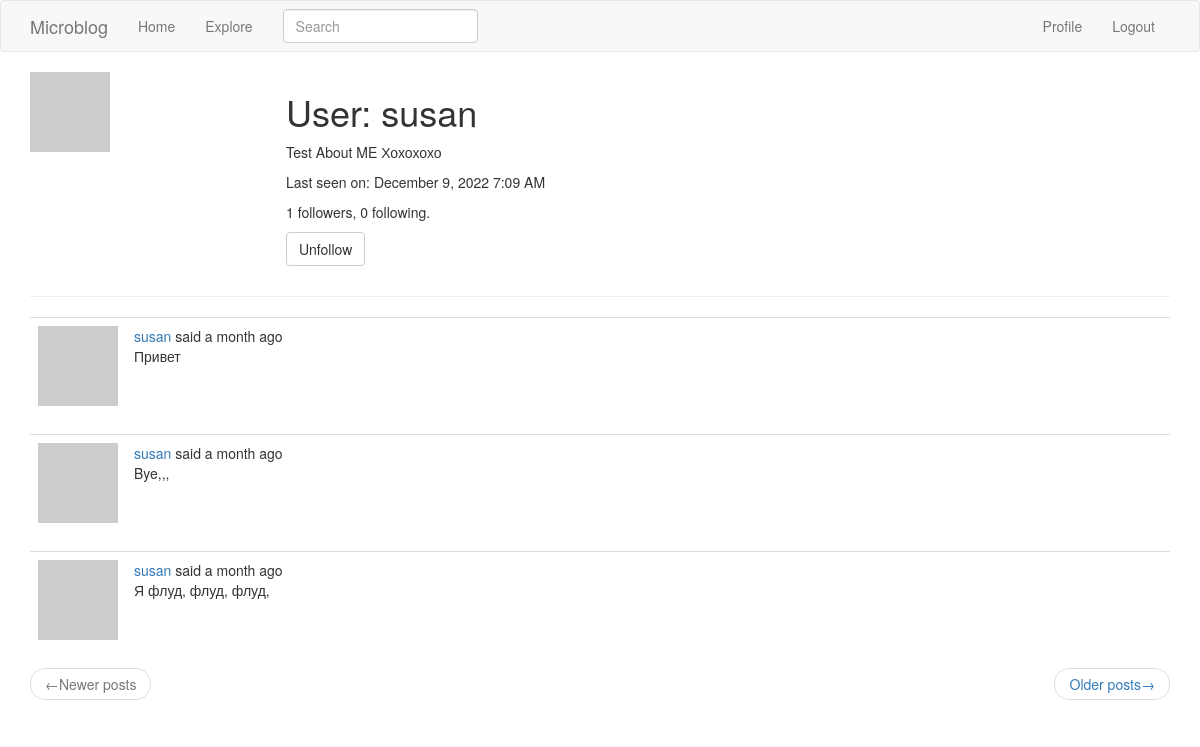
The page /user/susan (signed in) on the database as committed earlier.
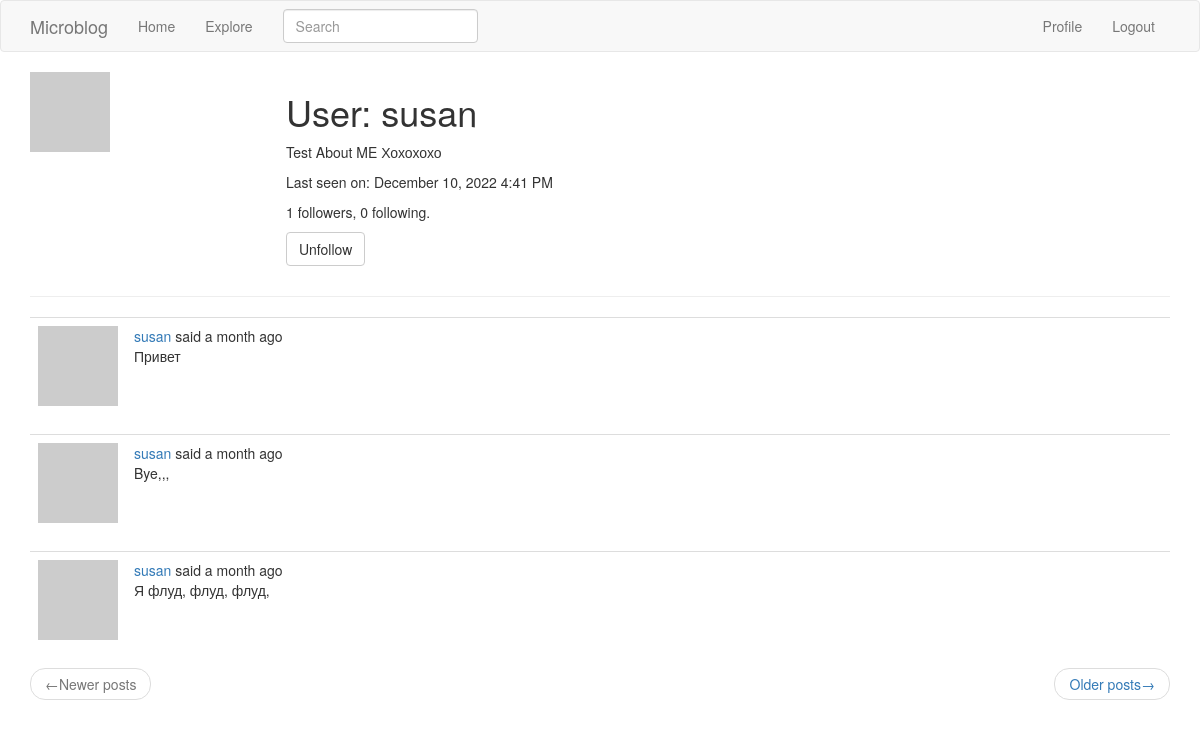
The same page on the database as committed later.
### app/models.py (models this page shows, shortened)
class User(UserMixin, db.Model):
    id = db.Column(
        db.Integer,
        primary_key=True,
    )
    username = db.Column(
        db.String(64),
        index=True,
        unique=True,
    )
    email = db.Column(
        db.String(120),
        index=True,
        unique=True,
    )
    password_hash = db.Column(
        db.String(128),
    )
    about_me = db.Column(
        db.String(140)
    )
    last_seen = db.Column(
        db.DateTime, default=datetime.utcnow
    )
    posts = db.relationship(
        'Post',
        backref='author',
        lazy='dynamic',
    )
    followed = db.relationship(
        'User',
        secondary=followers,
        primaryjoin=(followers.c.follower_id == id),
        secondaryjoin=(followers.c.followed_id == id),
        backref=db.backref('followers', lazy='dynamic'),
        lazy='dynamic',
    )
    def avatar(self, size):
        digest = md5(self.email.lower().encode('utf-8')).hexdigest()
        return f'https://www.gravatar.com/avatar/{digest}?d=identicon&s={size}'
    def is_following(self, user):
        return self.followed.filter(
            followers.c.followed_id == user.id).count() > 0

### app/main/routes.py (the view)
@bp.route('/user/<username>')
@login_required
def user(username):
    user = User.query.filter_by(username=username).first_or_404()
    page = request.args.get('page', 1, type=int)
    posts = user.posts.order_by(Post.timestamp.desc()).paginate(
        page=page,
        per_page=current_app.config['POSTS_PER_PAGE'],
        error_out=False
    )
    next_url = url_for('main.user', username=user.username,
                       page=posts.next_num) \
        if posts.has_next else None
    prev_url = url_for('main.user', username=user.username,
                       page=posts.prev_num) \
        if posts.has_prev else None
    form = EmptyForm()
    context = {
        'user': user,
        'posts': posts.items,
        'form': form,
        'next_url': next_url,
        'prev_url': prev_url,
    }
    return render_template('user.html', **context)

### app/main/forms.py
class SearchForm(FlaskForm):
    q = StringField(
        _l('Search'),
        validators=[DataRequired()]
    )
    def __init__(self, *args, **kwargs):
        if 'formdata' not in kwargs:
            kwargs['formdata'] = request.args
        if 'meta' not in kwargs:
            kwargs['meta'] = {'csrf': False}
        super(SearchForm, self).__init__(*args, **kwargs)

class EmptyForm(FlaskForm):
    submit = SubmitField(_('Submit'))

### app/main/routes.py (called while the page is built)
@bp.before_request
def before_request():
    if current_user.is_authenticated:
        current_user.last_seen = datetime.utcnow()
        db.session.commit()
        g.search_form = SearchForm()
    g.locale = str(get_locale())

### app/models.py (called while the page is built)
@login.user_loader
def load_user(id):
    return User.query.get(int(id))

    @classmethod
    def before_commit(cls, session):
        session._changes = {
            'add': list(session.new),
            'update': list(session.dirty),
            'delete': list(session.deleted),
        }

### app/templates/user.html (shortened to what this page needs)
{% extends 'base.html' %}
{% block app_content %}
  <table style="table table-hover">
    <tr valign="top">
      <td width="256px"><img src="{{ user.avatar(256) }}"></td>
      <td>
        <h1>{{ _('User') }}: {{ user.username }}</h1>
        {% if user.about_me %}
          <p>
            {{ user.about_me }}
          </p>
        {% endif %}
        {% if user.last_seen %}
          <p>
            {{ _('Last seen on') }}: {{ moment(user.last_seen).format('LLL') }}
          </p>
        {% endif %}
        <p>
          {{ _('%(count)d followers', count=user.followers.count()) }},
          {{ _('%(count)d following.', count=user.followed.count()) }}
        </p>
        {% if user == current_user %}
          <p>
            <a href="{{ url_for('main.edit_profile') }}">{{ _('Edit your profile') }}</a>
          </p>
        {% else %}
          <p>
            <form action="{{ url_for('main.unfollow', username=user.username) }}" method="post">
              {{ form.submit(value=_('Unfollow'), class_='btn btn-default')}}
            </form>
          </p>
        {% endif %}
      </td>
    </tr>
  </table>
  <hr>
  {% for post in posts %}
      {% include "_post.html" %}
  {% endfor %}
  <nav aria-label="...">
    <ul class="pager">
      <li class="previous {% if not prev_url %} disabled {% endif %}">
        <a href="{{ prev_url or '#' }}">
          <span aria-hidden="true">&larr;</span>{{ _('Newer posts') }}
        </a>
      </li>
      <li class="next {% if not next_url %} disabled {% endif %}">
        <a href="{{ next_url or '#' }}">
          {{ _('Older posts') }}<span aria-hidden="true">&rarr;</span>
        </a>
      </li>
    </ul>
  </nav>
{% endblock app_content %}

Rows that differ between the two databases and show on the page:
changed User "susan": last_seen "December 9, 2022 7:09 AM" → "December 10, 2022 4:41 PM"
